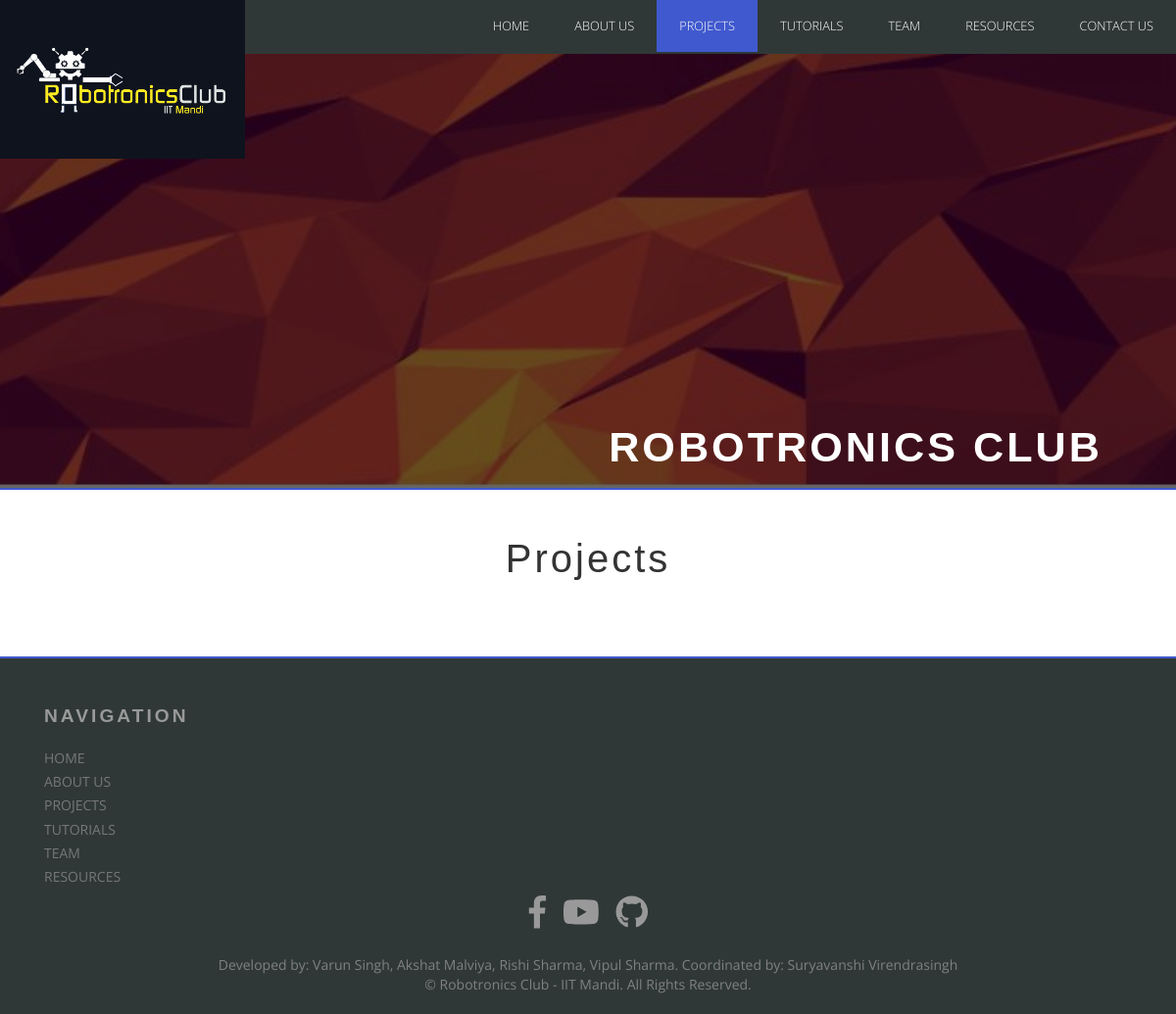
The page /project/ on the database as committed earlier.
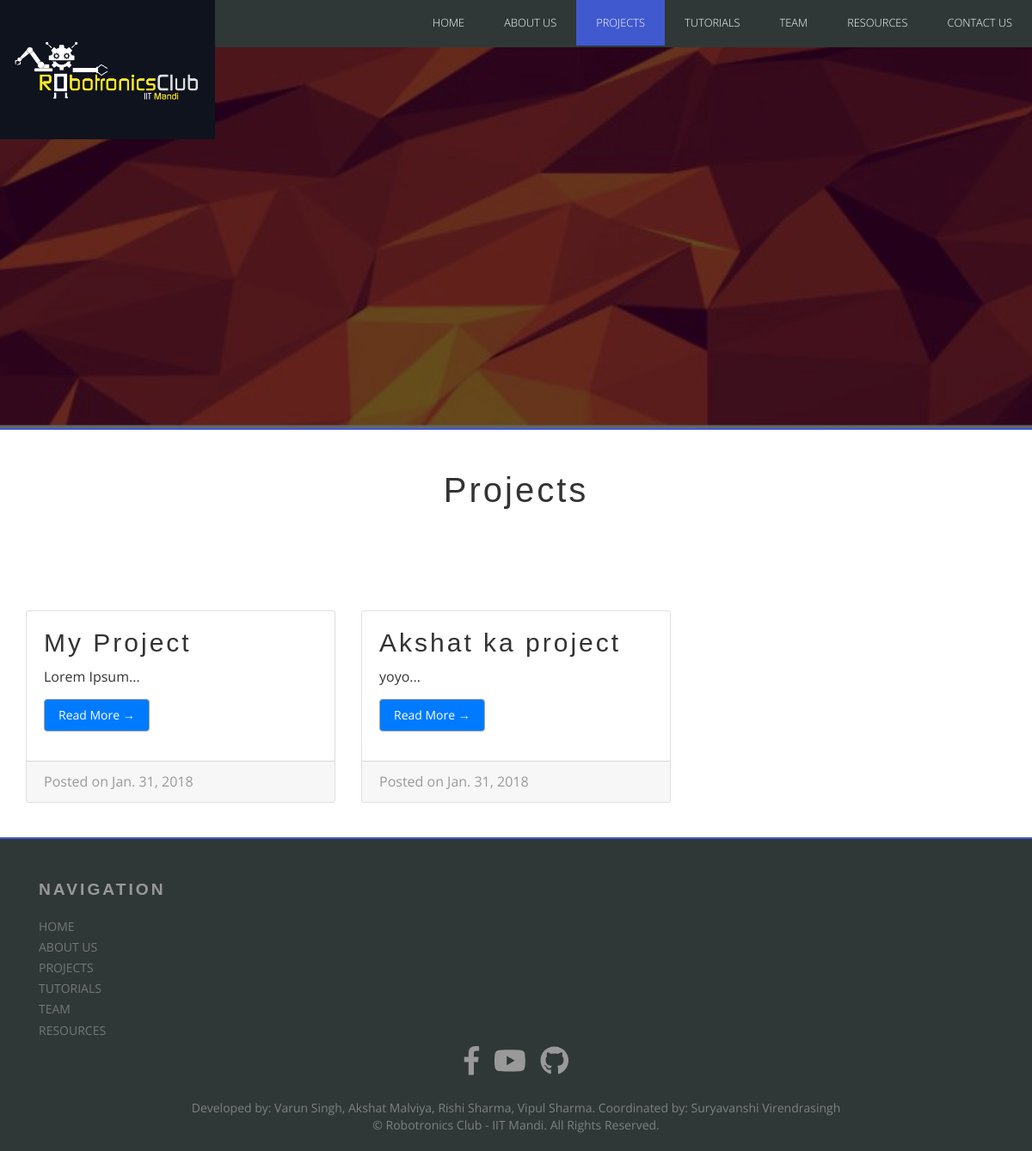
The same page on the database as committed later.
### robotronics/models.py (models this page shows, shortened)
class Project(models.Model):
    Title = models.CharField(max_length=200)
    text = models.TextField()
    date = models.DateField(default=datetime.date.today)
    def desc(self):
        return self.text[:75]

### robotronics/views.py (the view)
# urls.py: path('project/', views.project, name='project'),
def project(request):
    list_projects = Project.objects.all()
    return render(request, 'robotronics/project.html', {'list_projects': list_projects})

### robotronics/templates/robotronics/project.html
{% extends 'robotronics/base.html' %}
{% load static %}
{% block navbar %}
  <li><a href="{% url 'index' %}" class="scroll">Home</a></li>
  <li><a href="{% url 'about' %}">About Us</a></li>
  <li class="active"><a href="{% url 'project' %}">Projects</a></li>
  <li><a href="{% url 'tutorial' %}">Tutorials</a></li>
  <li><a href="{% url 'team' %}">Team</a></li>
  <li><a href="http://sntc.iitmandi.ac.in/inv_man">Resources</a></li>
  <li><a href="{% url 'contacts' %}">Contact Us</a></li>
{% endblock %}
{% block banner %}
  <h1>ROBOTRONICS CLUB</h1>
  <div class="clearfix"></div>
{% endblock %}
{% block content %}
  <div class="container">
    <div class="jumbotron">
      <h2>Projects</h2>
    </div>
    <div class="row equal">
        {% for proj in list_projects %}
          <div class="col-md-4 col-sm-4">
            <div class="card bg-light mb-4">
              <div class="card-body">
                <h2 class="card-title">{{ proj.Title }}</h2>
                <p class="card-text">{{ proj.desc }}...</p>
                <a href="{% url 'proj' proj.id %}" class="btn btn-primary">Read More &rarr;</a>
              </div>
              <div class="card-footer text-muted">
                Posted on {{ proj.date }}
              </div>
            </div>
          </div>
        {% endfor %}
    </div>
  </div>
{% endblock %}

### robotronics/templates/robotronics/base.html (shortened to what this page needs)
<!DOCTYPE html>
<html lang="en">
	{% load static %}
	<head>
		<link href="{% static 'robotronics/css/bootstrap.css' %}" rel='stylesheet' type='text/css' />
		<link href="{% static 'robotronics/css/animate.css' %}" rel="stylesheet" type="text/css" media="all">
		<link href="{% static 'robotronics/css/style.css' %}" rel='stylesheet' type='text/css' />
	</head>
	<body>
		<div class="bgbase">
			<div class="bg-tint">
				<div id="home" class="header wow" data-wow-delay="0.4s">
					<div class="top-header">
						<div class="logo wow" data-wow-delay="0.4s">
							<a href="{% url 'index' %}"><img style="max-width: 250px;" src="{% static 'robotronics/images/robologo.png' %}" title="Robotronics Club" /></a>
						</div>
						<nav class="top-nav wow" data-wow-delay="0.4s">
							<span class="menu">
								<ul class="top-nav">
									{% block navbar %}{% endblock %}
								</ul>
							</span>
						</nav>
						<div class="clearfix"> </div>
					</div>
				</div>
				<div class="banner text-right">
					<div class="container">
						{% block banner %}{% endblock %}
					</div>
				</div>
			</div>
		</div>
		{% block content %}
		{% endblock %}
		<div class="footer">
			<div class="container">
				<div class="footer-grids">
					<div class="col-md-3 footer-grid ftr-sec">
						<h3>Navigation</h3>
						<ul>
							<li><a href="{% url 'index' %}">Home</a></li>
							<li><a href="{% url 'about' %}">About Us</a></li>
							<li><a href="{% url 'project' %}">Projects</a></li>
							<li><a href="{% url 'tutorial' %}">Tutorials</a></li>
							<li><a href="{% url 'team' %}">Team</a></li>
							<li><a href="http://sntc.iitmandi.ac.in/inv_man">Resources</a></li>
						</ul>
					</div>
					<div class="clearfix"></div>
					<div class="span10 offset1">
						<div class="social-icons">
							<ul>
								<li><a href="https://www.facebook.com/groups/robotronix.iit.mandi/"><i class="fab fa-facebook-f"></i></a></li>
								<li><a href="http://youtube.com/"><i class="fab fa-youtube"></i></a></li>
								<li><a href="http://github.com/"><i class="fab fa-github"></i></a></li>
							</ul>
						</div>
					</div>
				</div>
			</div>
		</div>
		<footer class="footer-bottom">
			<div style="text-align: center;">
				<span style="color: grey;">
					Developed by:
					<a style="color: grey;" href="https://www.facebook.com/varunsingh110">Varun Singh</a>,
					<a style="color: grey;" href="https://www.facebook.com/akshatmatrix">Akshat Malviya</a>,
					<a style="color: grey;" href="https://www.facebook.com/rishis8">Rishi Sharma</a>,
					<a style="color: grey;" href="https://www.facebook.com/vsvipul555">Vipul Sharma</a>.
					Coordinated by:
					<a style="color: grey;" href="https://www.facebook.com/virendrasingh.suryavanshi.1">Suryavanshi Virendrasingh</a>
				</span>
				<br>
				<span style="color: grey;">
					&copy; Robotronics Club - <a style="color: grey;" href="https://www.iitmandi.ac.in/">IIT Mandi</a>. All Rights Reserved.
				</span>
			</div>
		</footer>
	</body>
</html>

### robotronics/static/robotronics/css/style.css (style rules this page uses)
html, body { font-family: 'Open Sans', sans-serif; font-size: 100%; background: #FFf; -webkit-font-smoothing: antialiased; height: 100%; }
body a { transition:0.5s all; -webkit-transition:0.5s all; -moz-transition:0.5s all; -o-transition:0.5s all; -ms-transition:0.5s all; }
h1,h2,h3,h4,h5,h6 { font-family: 'Montserrat', sans-serif; letter-spacing: 3px; margin:0; }
p { margin:0; }
ul { margin:0; padding:0; }
.bgbase { background:url(../images/smallbanner.jpg) no-repeat 0px 0px; background-size: cover; background-position: center; min-height:500px; height: 30%; }
.bg-tint { background-color: rgba(0, 0, 0, 0.60); min-height: 500px; height: 100%; border-bottom: 2px solid #4059ce; margin: 0; }
.header { background: #2f3837; height: 72px; }
.logo { float: left; }
.logo a { color: #303030; font-weight: 200; text-transform: uppercase; font-size: 2.5em; }
.top-nav ul li a { color: #FFF; padding: 1em 1.8em; font-size: 1em; font-weight: 400; text-align: center; text-transform: uppercase; position: relative; font-weight: 300; }
.top-nav ul li.active a, .top-nav ul li a:hover { color:#FFF; background-color: #4059ce; }
.logo a { display:block; }
.top-nav:before, .top-nav:after { content: " "; display: table; }
.top-nav:after { clear: both; }
nav { position: relative; float: right; }
nav ul { padding: 0; float: right; }
nav li { display: inline; float: left; position:relative; }
nav a { color: #fff; display: inline-block; text-align: center; text-decoration: none; line-height: 40px; }
.banner { position: absolute; top: 50%; margin-top: -90px; right: 5%; }
.banner h1 { font-weight: 700; font-size: 3.0em; color: #FFF; text-transform: uppercase; width: 50%; display: inline-block; line-height: 1.3em; float:right; }
.footer { background:#2f3837; padding:3em 0 0 0; border-top: 2px solid #4059ce; }
.footer-grid h3 { color:#999; font-weight:600; text-transform:uppercase; font-size:1.2em; }
.footer-grid ul { margin:1.3em 0 0 0; padding:0; }
.footer-grid ul li { display:block; }
.footer-grid ul li a { color:#777; text-decoration:none; padding:0.15em 0; display:block; text-transform:uppercase; font-size:0.875em; }
.footer-bottom { padding: 20px; background:#2f3837; font-size: 0.875em; }
a.btn { display:inline-block; margin:1em 0; border: 1px solid #A6A6A6; color: #fff; padding: 8px 16px; font-size: 14px; }
.container:after { content: "\0020"; display: block; height: 0; clear: both; visibility: hidden; }
.clearfix:before, .clearfix:after, .row:before, .row:after { content: '\0020'; display: block; overflow: hidden; visibility: hidden; width: 0; height: 0; }
.row:after, .clearfix:after { clear: both; }
.row, .clearfix { zoom: 1; }
@media (max-width:1280px) { .logo a img { background-size: 100%; } }
@media (max-width:1280px) { .header { height: 55px; } }
@media (max-width:1280px) { .top-nav ul li a { padding: 0.5em 1.8em; font-size: 0.8em; } }
@media (max-width:1280px) { .banner h1 { font-size: 2.7em; } }
.card { position: relative; display: -webkit-box; display: -ms-flexbox; display: flex; -webkit-box-orient: vertical; -webkit-box-direction: normal; -ms-flex-direction: column; flex-direction: column; min-width: 0; word-wrap: break-word; background-color: #fff; background-clip: border-box; border: 1px solid rgba(0, 0, 0, 0.125); border-radius: 0.25rem; margin: 40px 0px; }
.card-body { -webkit-box-flex: 1; -ms-flex: 1 1 auto; flex: 1 1 auto; padding: 1.25rem; }
.card-title { margin-bottom: 0.75rem; }
.card-footer { padding: 0.75rem 1.25rem; background-color: rgba(0, 0, 0, 0.03); border-top: 1px solid rgba(0, 0, 0, 0.125); }
.card-footer:last-child { border-radius: 0 0 calc(0.25rem - 1px) calc(0.25rem - 1px); }
.btn-primary { color: #fff; background-color: #007bff; border-color: #007bff; }
.equal { display: flex; display: -webkit-flex; flex-wrap: wrap; }
.jumbotron h2 { text-align: center; font-size: 40px; }
.social-icons { *display: inline; color: #999; text-align: center; font-family: "Open Sans"; font-weight: 300; font-size: 1.5em; }
.social-icons ul { list-style: none; margin: 0; padding: 0; }
.social-icons li { display: inline-block; zoom: 1; *display: inline; vertical-align: middle; }
.social-icons a { display: block; font-size: 1.4em; margin: 0 5px; text-decoration: none; color: #999; }

Rows that differ between the two databases and show on the page:
added Project: Title "My Project", desc "Lorem Ipsum", date "Jan. 31, 2018"
added Project: Title "Akshat ka project", desc "yoyo", date "Jan. 31, 2018"
